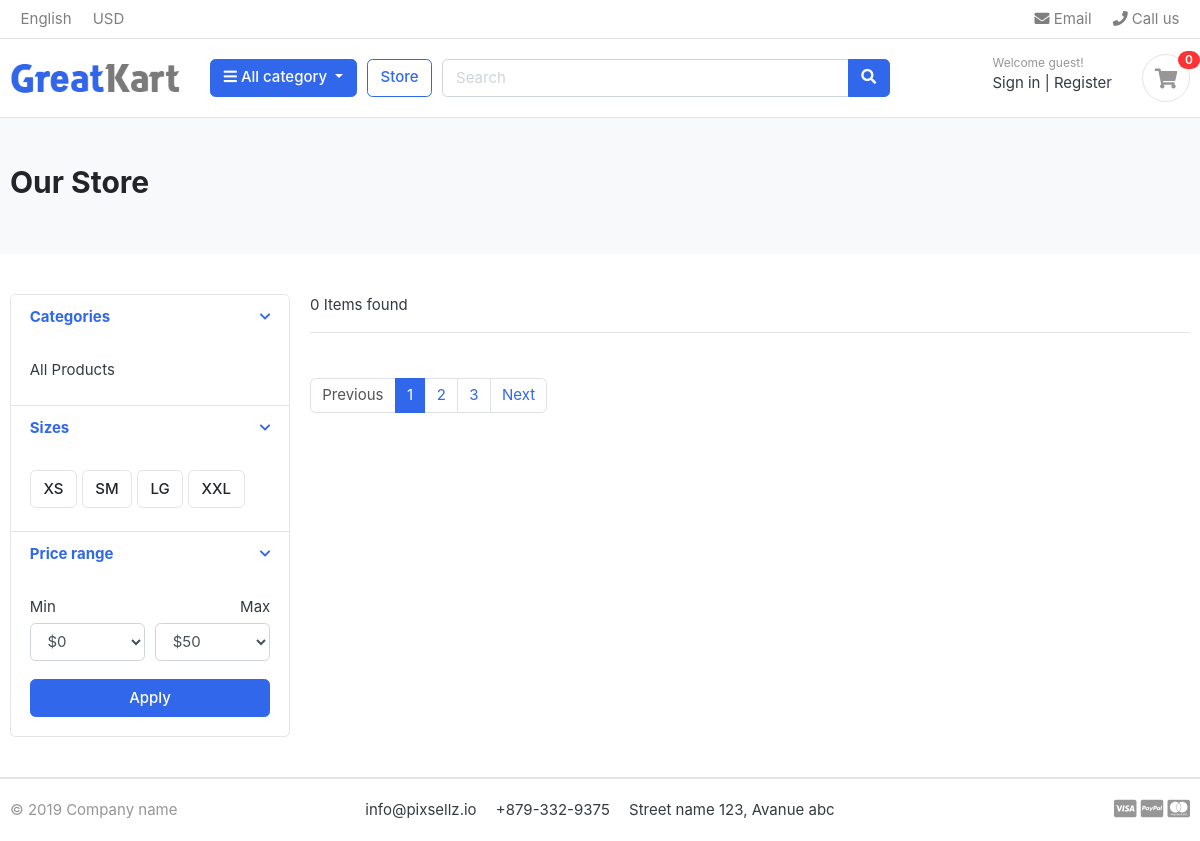
/store/, run on an earlier commit of the app's database.
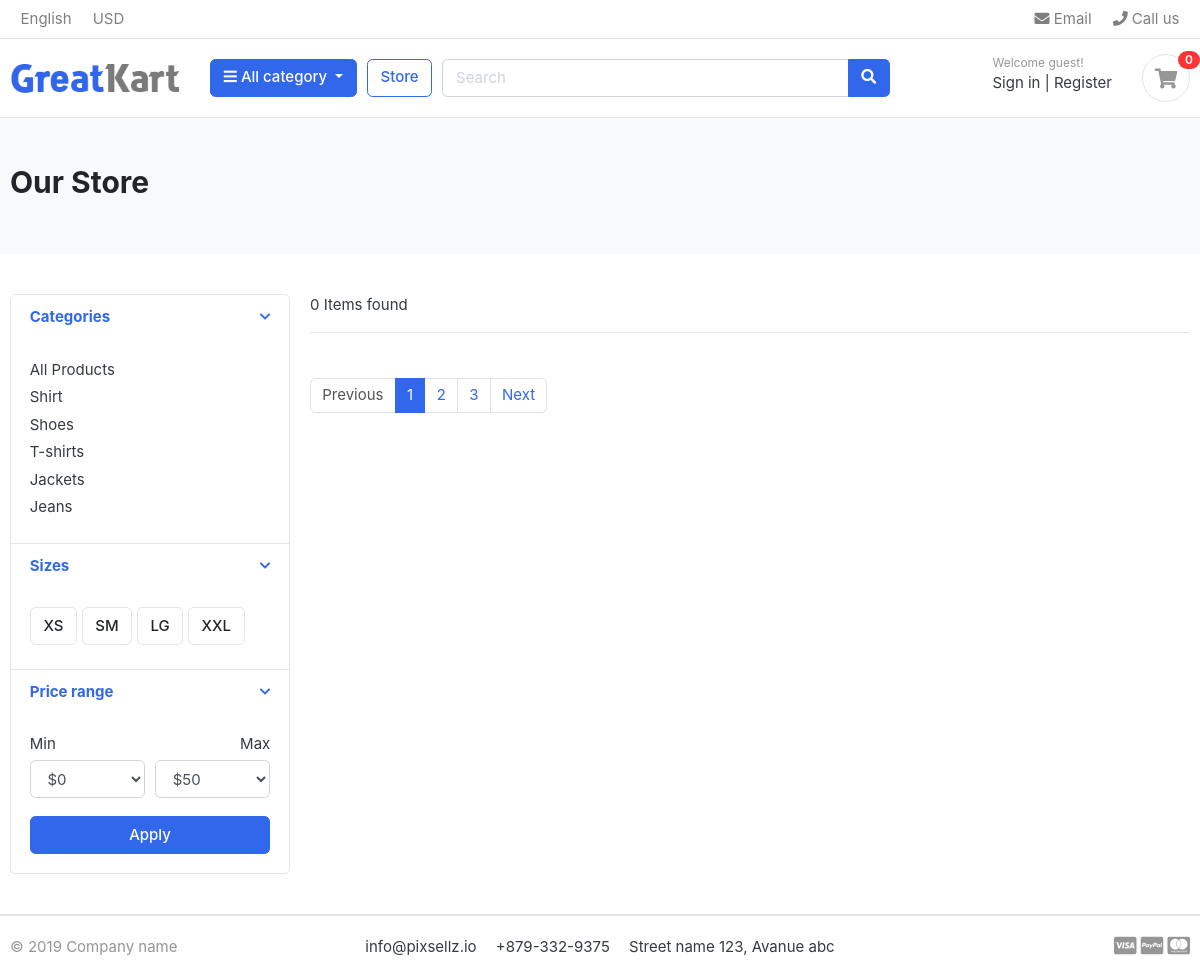
And on a later commit of the database.
### category/models.py (models this page shows, shortened)
class Category(models.Model):
    category_name = models.CharField(max_length=50, unique=True)
    slug = models.SlugField(max_length=100, unique=True)
    description = models.TextField(max_length=255, blank=True)
    category_image = models.ImageField(upload_to='photos/categories', blank=True)
    class Meta:
        verbose_name = 'category'
        verbose_name_plural = 'categories'
    def get_url(self):
        return reverse("product_by_category", args=(self.slug,))

### store/views.py (the view)
# urls.py: path('store/', include('store.urls'))
def store(request, category_slug=None):
    if category_slug != None:
        category = get_object_or_404(Category, slug=category_slug)
        products = Product.objects.all().filter(category=category, is_available=True)
        count = products.count()
    else:
        products = Product.objects.all().filter(is_available=True)
        count = products.count()
    context = {'products': products, 'product_count': count}
    return render(request, 'store.html', context=context)

### category/context_processors.py (called while the page is built)
def menu_links(request):
    links = Category.objects.all()
    return dict(links=links)

### templates/store.html (shortened to what the changed rows need)
{% extends 'base.html' %}
{% block content %}
<section class="section-pagetop bg">
    <div class="container">
        <h2 class="title-page">Our Store</h2>
    </div>
</section>
<section class="section-content padding-y">
    <div class="container">
    <div class="row">
        <aside class="col-md-3">
    <div class="card">
        <article class="filter-group">
            <div class="filter-content collapse show" id="collapse_1" style="">
                <div class="card-body">
                    <ul class="list-menu">
                    {% for category in links %}
                    <li><a href="{{ category.get_url }}">{{ category.category_name }}</a></li>
                    {% endfor %}
                    </ul>
                </div>
            </div>
        </article>
    </div>
        </aside>
    </div>
    </div>
</section>
{% endblock %}

What changed in the data, as far as the page shows it:
added Category: category_name "Shirt"
added Category: category_name "Shoes"
added Category: category_name "T-shirts"
added Category: category_name "Jackets"
added Category: category_name "Jeans"
